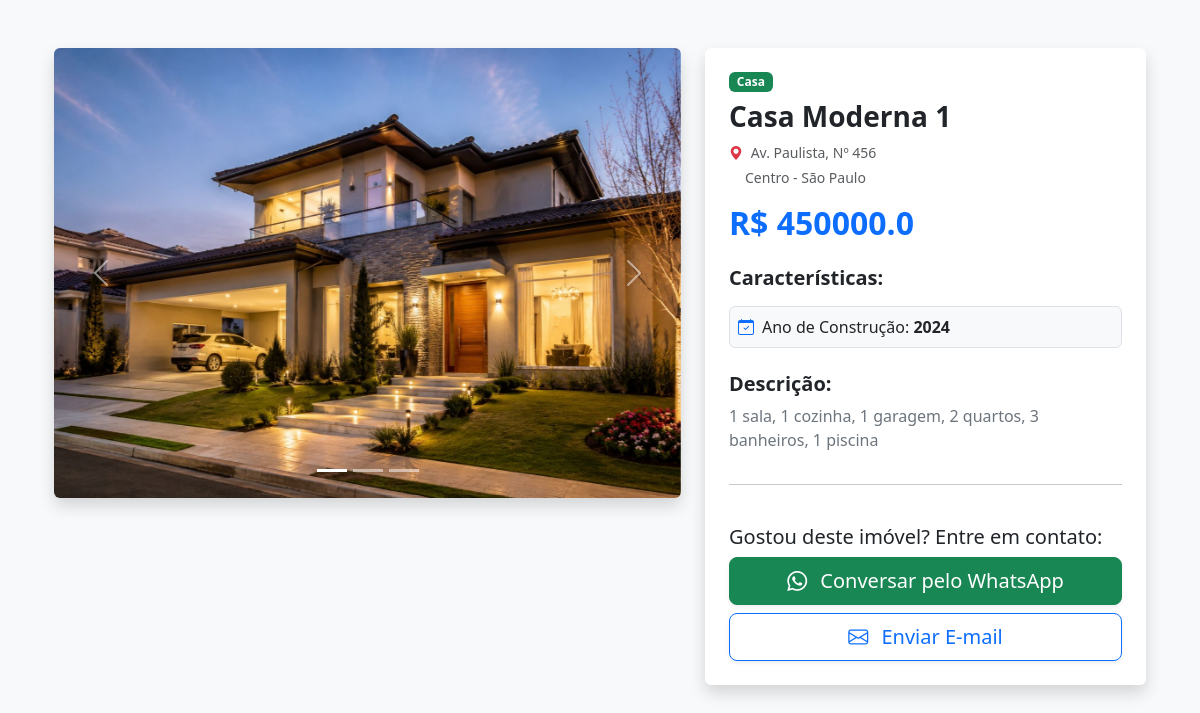
The page /vitrine/detalhes_imovel/2/ on the database its author committed.
### vitrine/models.py (models this page shows, shortened)
class ImagemImovel(models.Model):
    imovel = models.ForeignKey(Imovel, on_delete=models.CASCADE, related_name="imagens")
    imagem = models.ImageField(upload_to="media/img")

class Imovel(models.Model):
    corretor = models.ForeignKey(User, on_delete=models.CASCADE, verbose_name="Corretor Responsável")
    titulo = models.CharField(max_length=100)
    descricao = models.TextField()
    tipo_Imovel = models.CharField(max_length=50)
    ano_construcao = models.IntegerField()
    preco = models.FloatField()
    logradouro = models.CharField(max_length=100, verbose_name="Rua/Avenida")
    numero = models.CharField(max_length=10, verbose_name="Número")
    bairro = models.CharField(max_length=100, verbose_name="Bairro")
    cidade = models.CharField(max_length=100, verbose_name="Cidade")
    imagem_principal = models.ImageField(upload_to="media/img")

### vitrine/views.py (the view)
# urls.py: path('/detalhes_imovel/<int:id>/', detalhes_imovel, name='detalhes_imovel'),
def detalhes_imovel(request, id):
    imovel = get_object_or_404(Imovel, id=id)
    fotos_adicionais = imovel.imagens.all()
    dados_para_a_tela = {
        'imovel': imovel,
        'fotos': fotos_adicionais
    }
    return render(request, 'detalhes_imovel.html', dados_para_a_tela)

### template/detalhes_imovel.html (shortened to what this page needs)
{%extends 'base.html'%}     >
{% load static %}
{%block content%}
<div class="container my-5">
    <div class="row g-4">
        <div class="col-md-7">
            <div id="carrosselImovel" class="carousel slide shadow rounded overflow-hidden" data-bs-ride="carousel">
                {% if fotos %}
                <div class="carousel-indicators">
                    <button type="button" data-bs-target="#carrosselImovel" data-bs-slide-to="0" class="active"
                            aria-current="true" aria-label="Slide 1"></button>
                    {% for foto in fotos %}
                    <button type="button" data-bs-target="#carrosselImovel" data-bs-slide-to="{{ forloop.counter }}"
                            aria-label="Slide {{ forloop.counter|add:1 }}"></button>
                    {% endfor %}
                </div>
                {% endif %}
                <div class="carousel-inner">
                    <div class="carousel-item active">
                        <img src="{{ imovel.imagem_principal.url }}" class="d-block w-100"
                             style="height: 450px; object-fit: cover;" alt="Imagem Principal">
                    </div>
                </div>
                {% if fotos %}
                <button class="carousel-control-prev" type="button" data-bs-target="#carrosselImovel"
                        data-bs-slide="prev">
                    <span class="carousel-control-prev-icon" aria-hidden="true"></span>
                </button>
                <button class="carousel-control-next" type="button" data-bs-target="#carrosselImovel"
                        data-bs-slide="next">
                    <span class="carousel-control-next-icon" aria-hidden="true"></span>
                </button>
                {% endif %}
            </div>
        </div>
        <div class="col-md-5">
            <div class="card h-100 shadow border-0 p-4">
                <span class="badge bg-success mb-2 align-self-start">{{ imovel.tipo_Imovel }}</span>
                <h1 class="h3 fw-bold text-dark">{{ imovel.titulo }}</h1>
                <p class="text-muted small mb-1">
                    <i class="bi bi-geo-alt-fill me-1 text-danger"></i>
                    {{ imovel.logradouro }}, Nº {{ imovel.numero }}
                </p>
                <p class="text-muted small mb-3 ps-3">
                    {{ imovel.bairro }} - {{ imovel.cidade }}
                </p>
                <h2 class="text-primary fw-bold mb-4">R$ {{ imovel.preco }}</h2>
                <h5 class="fw-bold mb-3">Características:</h5>
                <div class="row g-3 mb-4">
                    <div class="col-12">
                        <div class="p-2 border rounded bg-light">
                            <i class="bi bi-calendar-check me-2 text-primary"></i>Ano de Construção: <strong>{{ imovel.ano_construcao }}</strong>
                        </div>
                    </div>
                </div>
                <h5 class="fw-bold mb-2">Descrição:</h5>
                <p class="text-secondary flex-grow-1">{{ imovel.descricao }}</p>
                <hr>
                <div class="mt-auto">
                    {% if user == imovel.corretor %}
                    <div class="d-grid gap-2">
                        <a href="{% url 'editar_imovel' imovel.id %}" class="btn btn-warning fw-bold text-white mb-1">
                            <i class="bi bi-pencil-square me-2"></i>Editar Imóvel
                        </a>
                        <form action="{% url 'excluir_imovel' imovel.id %}" method="POST"
                              onsubmit="return confirm('Tem certeza absoluta que deseja excluir este imóvel definitivamente?');">
                            {% csrf_token %}
                            <button type="submit" class="btn btn-danger fw-bold w-100">
                                <i class="bi bi-trash3-fill me-2"></i>Excluir Imóvel
                            </button>
                        </form>
                    </div>
                    {% else %}
                    <div class="mt-4">
                        <h5>Gostou deste imóvel? Entre em contato:</h5>
                        <a href="https://api.whatsapp.com/send?phone=55{{ imovel.corretor.perfil_corretor.telefone }}&text=Olá! Gostaria de saber mais informações sobre o imóvel: {{ imovel.titulo }} (Código: {{ imovel.id }})."
                           target="_blank"
                           class="btn btn-success btn-lg w-100 mb-2 shadow-sm">
                            <i class="bi bi-whatsapp me-2"></i> Conversar pelo WhatsApp
                        </a>
                        <a href="mailto:{{ imovel.corretor.email }}?subject=Interesse no Imóvel: {{ imovel.titulo }}"
                           class="btn btn-outline-primary btn-lg w-100 shadow-sm">
                            <i class="bi bi-envelope me-2"></i> Enviar E-mail
                        </a>
                    </div>
                    {% endif %}
                </div>
            </div>
        </div>
    </div>
</div>
{% endblock %}

### rows shown on the page
Imovel: imagem_principal (picture), tipo_Imovel "Casa", titulo "Casa Moderna 1", logradouro "Av. Paulista", numero "456", bairro "Centro", cidade "São Paulo", preco "450000.0", ano_construcao "2024", descricao "1 sala, 1 cozinha, 1 garagem, 2 quartos, 3 banheiros, 1 piscina"
